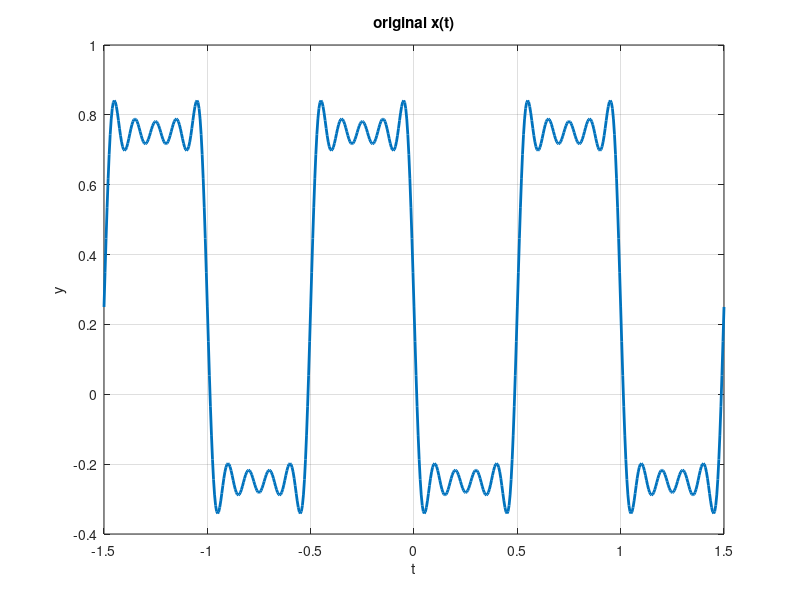
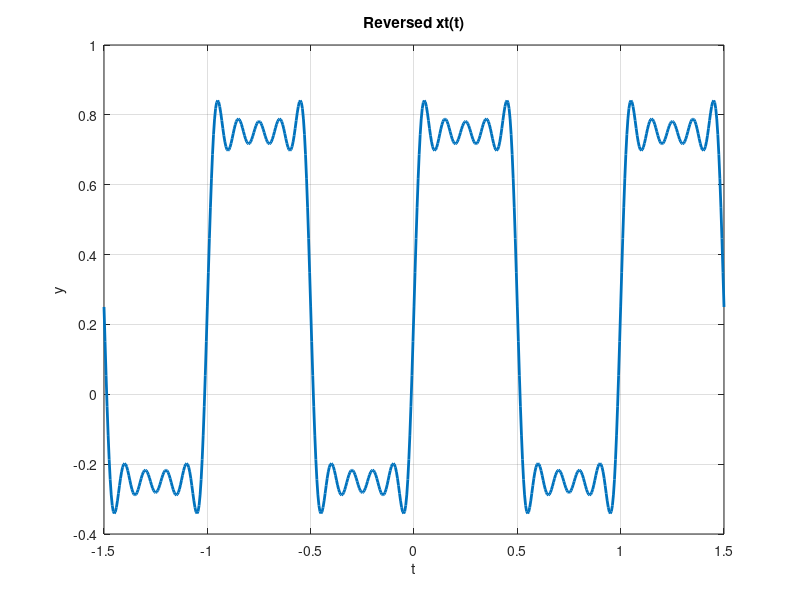

The MATLAB source for these figures, in order:
% a-1 *x(t)1

% time reversal : when we reeverse coeefifnt of FS we get Reverse version of FS

clc; clear; close all;

% ****************************************** ak *******************************************

% FS coefficients of periodic square waves
k = -10:10;
T1 = 0.25;  %duty cycle
T = 1;   
ak = sin(k * 2 * pi * (T1 / T)) ./ (k * pi);
ak(11) = 2 * T1 / T;
t = -1.5:0.005:1.5;             %duration of signal 
xt = zeros(1, length(t));       
T1 = 0.125;
T = 1;
k = -10:10;
w0 = 2 * pi / T;
% time shifting by adding odd shift to the even signal thus making it odd so reversal can be seen 

ak =  (ak).* exp(-j * k * w0 * 0.25);

for k = -10:10
    xt = xt + ak(k + 11) * exp(j * k * 2 * pi / T * t);
end
bk =  fliplr(ak);
bk(11) = 2 * T1 / T;  
xt = zeros(1, length(t));
for k = -10:10
    xt = xt + bk(k + 11) * exp(j * k * 2 * pi / T * t);
end

figure(1);
plot(t, xt, 'lineWidth', 2);
xlabel('t');
ylabel('y');
title('original x(t)');
grid;
figure(2);
plot(-t,xt, 'lineWidth', 2);
xlabel('t');
ylabel('y');
title('Reversed xt(t)');
grid;
